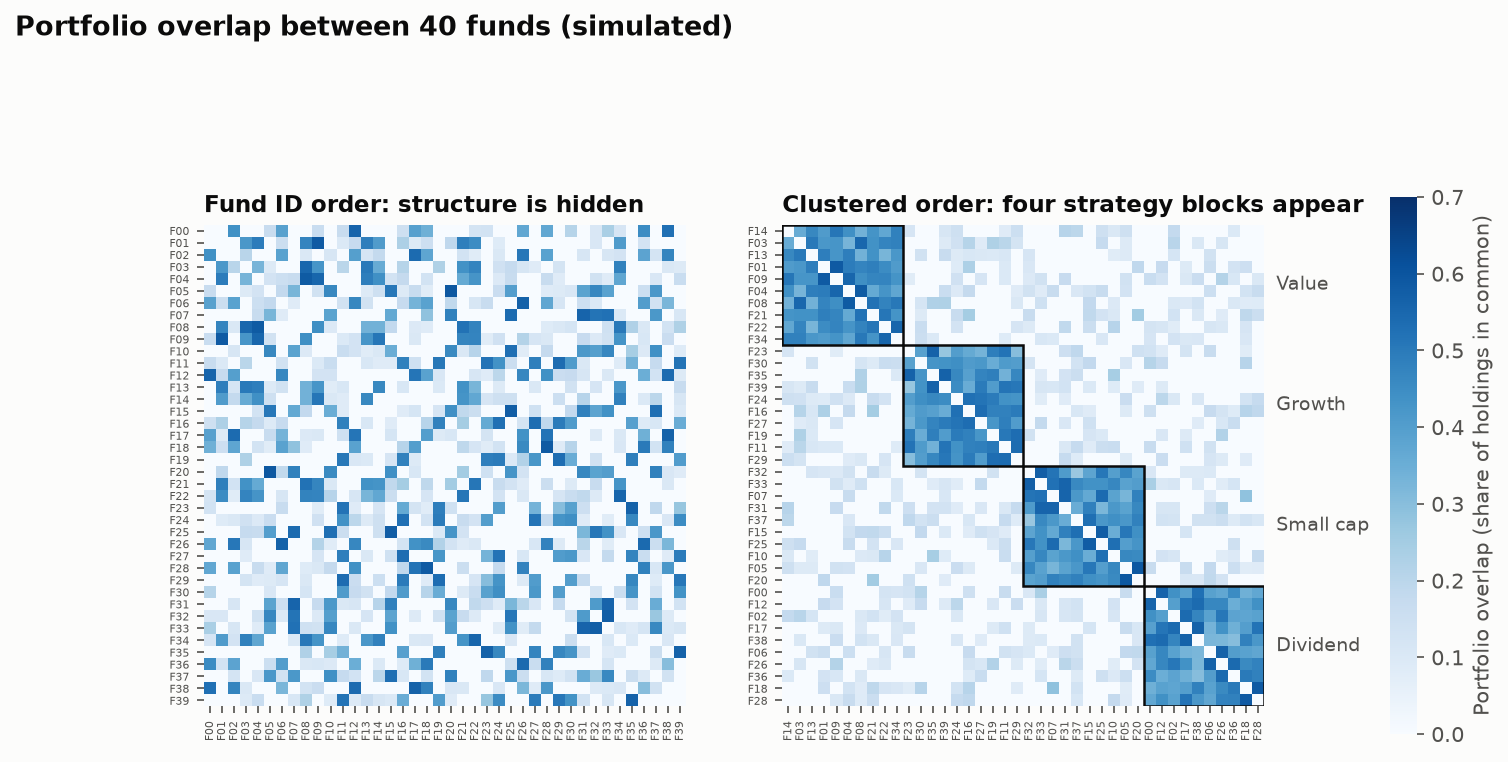

Recreate this plot in Python.
"""
Adjacency Matrix (ordered)  -  family: Flow

DESIGN PURPOSE
A network drawn as a grid: one row and one column per node, with each cell
shaded by the strength of the link between them. The power is in the ordering.
Reordered so that similar nodes sit together, clusters appear as dark blocks
on the diagonal, and every link stays visible without the overlap of node-link
diagrams.

WHEN TO USE
  - Show dense networks (dozens to hundreds of nodes) where a node-link
    drawing becomes a hairball
  - Reveal communities, bridges and outliers by reordering rows and columns
  - Show weighted links precisely (overlap, exposure, correlation, message
    counts)

AVOID WHEN
  - Readers need to trace paths through several hops (node-link diagrams show
    paths better)
  - The network is small and sparse (a network graph is more intuitive)
  - Rows are left in arbitrary (e.g. alphabetical) order, which hides all
    structure

ALTERNATIVES
  - Network graph (force-directed)
  - Hierarchical edge bundling
  - Clustered heatmap

EXAMPLE
Simulated portfolio overlap between 40 investment funds: the share of holdings
two funds have in common. The funds come from four strategy groups, but their
IDs are assigned at random.

Run:  python adjacency_matrix.py
"""
import sys
from pathlib import Path

import numpy as np
import pandas as pd
import matplotlib.pyplot as plt

# Library style: categorical colors in fixed order, recessive axes, hairline grid.
PALETTE = ["#2a78d6", "#eb6834", "#1baf7a", "#eda100",
           "#e87ba4", "#008300", "#6250d6", "#e34948"]
SEQ_CMAP = "Blues"      # sequential: one hue, light -> dark
DIV_CMAP = "RdBu_r"     # diverging: two opposite hues, neutral midpoint
GRAY = "#b8b7b1"        # de-emphasised marks
plt.rcParams.update({
    "figure.figsize": (8, 4.8), "figure.dpi": 110, "figure.facecolor": "#fcfcfb",
    "axes.facecolor": "#fcfcfb", "axes.edgecolor": "#c9c8c3", "axes.linewidth": 0.8,
    "axes.spines.top": False, "axes.spines.right": False,
    "axes.grid": True, "grid.color": "#e6e5e1", "grid.linewidth": 0.6, "axes.axisbelow": True,
    "axes.prop_cycle": plt.cycler(color=PALETTE),
    "axes.titlesize": 13, "axes.titleweight": "bold", "axes.titlelocation": "left",
    "axes.labelcolor": "#52514e", "xtick.color": "#52514e", "ytick.color": "#52514e",
    "text.color": "#0b0b0b", "font.size": 10, "lines.linewidth": 2,
    "legend.frameon": False,
})

from scipy.cluster.hierarchy import linkage, leaves_list
from scipy.spatial.distance import squareform

# --- Example data ------------------------------------------------------------
rng = np.random.default_rng(8)
groups = ["Growth", "Value", "Dividend", "Small cap"]
n = 40
group = rng.permutation(np.repeat(np.arange(4), n // 4))       # strategy of each fund (hidden in ID order)
base = np.where(group[:, None] == group[None, :], 0.45, 0.06)  # same strategy -> large overlap
overlap = np.clip(base + rng.normal(0, 0.07, (n, n)), 0, 1)
overlap = np.triu(overlap, 1)
overlap = overlap + overlap.T                                  # symmetric, zero diagonal
overlap[overlap < 0.08] = 0                                    # tiny overlaps -> no link
funds = [f"F{i:02d}" for i in range(n)]
A = pd.DataFrame(overlap, index=funds, columns=funds)
A.iloc[:6, :6].round(2)

# --- Plot --------------------------------------------------------------------
# Reorder by average-linkage clustering on distance = 1 - overlap
D = 1 - A.values
np.fill_diagonal(D, 0)
order = leaves_list(linkage(squareform(D), method="average"))
B = A.iloc[order, order]

fig, axes = plt.subplots(1, 2, figsize=(12, 6.2))
for ax, M, title in [(axes[0], A, "Fund ID order: structure is hidden"),
                     (axes[1], B, "Clustered order: four strategy blocks appear")]:
    im = ax.imshow(M.values, cmap=SEQ_CMAP, vmin=0, vmax=0.7, interpolation="nearest")
    ax.set_xticks(range(n), M.columns, rotation=90, fontsize=5.5)
    ax.set_yticks(range(n), M.index, fontsize=5.5)
    ax.grid(False)
    for s in ax.spines.values():
        s.set_visible(False)
    ax.set_title(title, fontsize=11)
# Outline the clusters on the reordered matrix and name them on the margin
g_sorted = group[order]
start = 0
for i in range(1, n + 1):
    if i == n or g_sorted[i] != g_sorted[start]:
        axes[1].add_patch(plt.Rectangle((start - 0.5, start - 0.5), i - start, i - start,
                                        fill=False, edgecolor="#0b0b0b", linewidth=1.2))
        axes[1].text(n + 0.5, (start + i - 1) / 2, groups[g_sorted[start]], va="center",
                     fontsize=9, color="#52514e")
        start = i
cb = fig.colorbar(im, ax=axes, shrink=0.75, pad=0.09)
cb.set_label("Portfolio overlap (share of holdings in common)")
cb.outline.set_visible(False)
fig.suptitle("Portfolio overlap between 40 funds (simulated)", x=0.02, ha="left",
             fontsize=13, fontweight="bold")

# --- Save / show -------------------------------------------------------------
out = Path(__file__).with_name(Path(__file__).stem + ".png")
fig.savefig(out, dpi=150, bbox_inches="tight")
print(f"saved {out}")
if "--no-show" not in sys.argv:
    plt.show()
